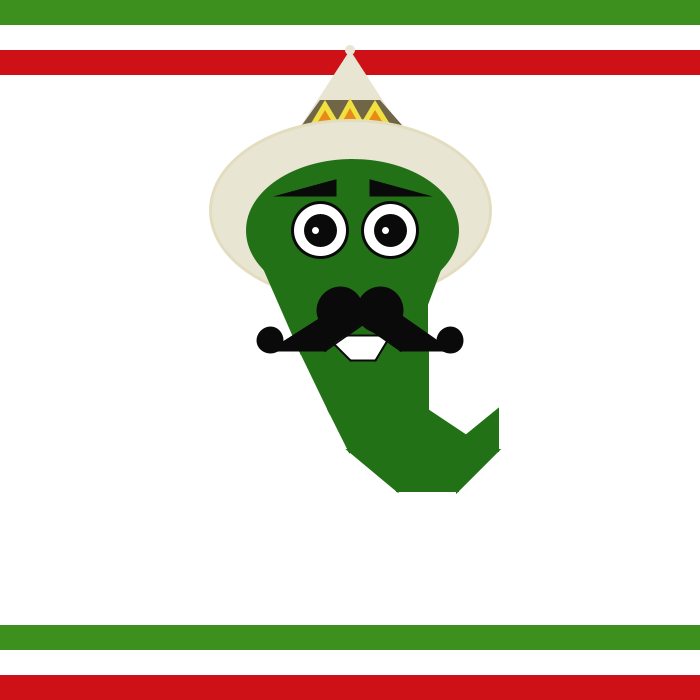
Frame 1 (no input)
Frame 60 (the mouse pressed at the canvas centre just before this capture): identical to frame 1, image omitted
Frame 120 (the mouse held since frame 60 and released just before this capture): identical to frame 1, image omitted

The Processing sketch that drew this single still picture (run headless with seeded random() and noise(); from frame 60 on, the mouse is pressed at the canvas centre):

// Processing sketch: processing_167383
// ── processing_167383.pde

void setup()
{
  size (700,700);
    background (#FFFFFF);
  fill (#3D901D);
  noStroke();
  rect (0,0,700,25);
  rect (0,625, 700,25);
  fill (#CE1117);
  rect (0,50,700,25);
  rect (0,675,700,25);
  fill (#E8E5D3);
  fill (#E8E5D3);
  noStroke();
triangle (350, 50, 285, 150, 415, 150);
ellipse (350, 50, 10,10);
ellipse (350, 210, 280, 180);
fill (#716547);
rect  (320, 100, 60,25);
triangle (320,100, 302,125, 320,130);
triangle (380,100, 380,155, 402,125);
fill (#F0E141);
triangle (325, 100, 310, 125, 340, 125);
triangle (350,98, 335,125,365,125);
triangle (375, 100, 360,125, 390,124);
fill (#E88A17);
triangle (325, 110, 310, 135, 340, 135);
triangle (350,108, 335,135,365,135);
triangle (375, 110, 360,135, 390,134);
 fill (#E8E5D3);
 stroke (#E3DDC0);
 strokeWeight(3);
ellipse (350, 210, 280, 180);
fill(#227117);
  stroke (#227117);
ellipse (352, 230, 210, 140);
triangle (265, 270, 315,270,300,350);
rect (300,270, 126,80);
triangle (415, 240, 450, 240, 420, 320);
triangle (300,350, 349, 350, 329, 410);
rect (330, 350, 97, 60);
triangle (329, 410, 369, 410, 349, 450);
rect (349, 410,77,40);
triangle (427, 410, 487, 450, 427, 450);
triangle (497, 410, 448,450, 497, 450);
triangle (349,450, 407, 450, 397, 490);
rect (397, 450, 60,40);
triangle (457,450, 497,450, 457, 490);
fill (#FFFFFF);
stroke (#0A0A0A);
ellipse (320,230, 55,55); 
ellipse (390, 230, 55,55);
  fill (#0A0A0A); 
  ellipse (320, 230,30,30);
  ellipse (390,230,30,30);
fill (#FFFFFF);
ellipse (315,230,10,10);
ellipse (385,230,10,10);
fill (#FFFFFF);
noStroke();
rect (350, 335, 25,25);
triangle (325,335,350,335,350,360);
triangle (390,335,375,335,375,360);
stroke (#0A0A0A);
strokeWeight (2);
line (325,335,390,335);
line (390, 335, 375,360);
line (375,360,350,360);
line (325,335,350,360);
  fill (#0A0A0A); 
  ellipse (340, 310, 45,45);
  ellipse (380, 310, 45,45);
  triangle (375, 315, 325,315, 325,350);
  triangle (325, 315, 325, 350, 270, 350);
  ellipse (270, 340, 25,25);
  triangle (350, 315, 400, 315, 400, 350);
  triangle (400, 315, 400,350, 450,350);
  ellipse (450,340,25,25);
  triangle (335, 180, 280, 195, 335,195);
  triangle (370, 180, 425, 195, 370,195);
}
void draw ()
{
  
}  
  void keyPressed()
{
  background (#FFFFFF);
  fill (#3D901D);
  noStroke();
  rect (0,0,700,25);
  rect (0,625, 700,25);
  fill (#CE1117);
  rect (0,50,700,25);
  rect (0,675,700,25);
  fill (#E8E5D3);
  fill (#E8E5D3);
  fill (#E8E5D3);
  noStroke();
  triangle (350,5,180, 230,500,230);
  ellipse (350, 10, 8,8);
  fill (#716547);
  rect (302, 70, 90, 30);
  triangle (302, 70, 302, 100, 272,112);
  triangle (392, 70, 392,100, 422, 110);
  fill (#F0E141);
  triangle (312, 70, 290, 108, 334, 108);
  triangle ( 350, 68, 329,108, 373,108);
  triangle (384, 70, 367, 108, 409,108);
  fill (#E88A17);
  triangle (312, 80, 290, 118, 334, 118);
  triangle ( 350, 78, 329,118, 373,118);
  triangle (384, 80, 367, 118, 409,118);
  fill (#E8E5D3);
  ellipse (350,235, 430,270);
  fill(#E31B1B);
  stroke (#E31B1B);
  ellipse (350, 280, 290, 220);
  triangle (210, 310, 290, 280, 270, 450);
  rect (270, 300, 185, 150);
  triangle (450, 330, 480, 328, 450, 390);
  triangle (270,450, 320, 450, 303, 530);
  rect (303, 450, 152,80);
  triangle (303, 530, 353, 530, 325, 580);
  rect (325,515, 130,65);
  triangle (455,528, 455,583, 505, 583);
  triangle (325, 580, 370, 580, 370, 630);
  rect (370, 580,145,51);
  triangle (370, 630, 420, 630, 420, 665);
  rect (420, 630, 65, 35);
  triangle (515, 581, 515, 632, 560, 580);
  triangle (490, 580, 560, 580, 560, 530);
  triangle (485, 630, 485, 665, 517, 630);
  fill (#FFFFFF);
    noStroke();
  rect (345, 450, 35,39);
  triangle (315, 450, 345, 450, 345, 490);
  triangle (380, 450, 380,490, 405,450);
  stroke (#0A0A0A);
  strokeWeight (3);
  line (325, 450, 385, 450);
  line (315, 450, 345,490);
  line (345, 490, 380,490);
  line (380,490,405,450);
  ellipse ( 300, 280, 80,80);
  ellipse (400, 280, 80,80);
  fill (#0A0A0A); 
  ellipse (320, 400, 75,75);
  ellipse (390, 400, 75, 75);
  triangle (320, 410, 320, 460, 360, 410);
  triangle (320, 410, 320, 460, 210, 460);
  ellipse (212, 440, 40, 40);
  triangle (350, 410, 390, 460, 390,410);
  triangle (390, 410, 390, 460, 500, 460);
  ellipse (500, 440, 40,40);
  ellipse (300, 280, 50,50);
  ellipse (400, 280, 50,50);
   triangle (330, 210, 330, 230, 260, 230);
   triangle (370, 210, 370, 230, 440, 230);
  fill (#FFFFFF);
  ellipse (290, 270, 15,15);
  ellipse (390, 270, 15,15);
}
void mousePressed ()
{fill (#3D901D);
  noStroke();
  rect (0,0,700,25);
  rect (0,625, 700,25);
  fill (#CE1117);
  rect (0,50,700,25);
  rect (0,675,700,25);
  fill (#E8E5D3);
  noStroke();
  triangle (350,5,180, 230,500,230);
  ellipse (350, 10, 8,8);
  fill (#716547);
  rect (302, 70, 90, 30);
  triangle (302, 70, 302, 100, 272,112);
  triangle (392, 70, 392,100, 422, 110);
  fill (#F0E141);
  triangle (312, 70, 290, 108, 334, 108);
  triangle ( 350, 68, 329,108, 373,108);
  triangle (384, 70, 367, 108, 409,108);
  fill (#E88A17);
  triangle (312, 80, 290, 118, 334, 118);
  triangle ( 350, 78, 329,118, 373,118);
  triangle (384, 80, 367, 118, 409,118);
  fill (#E8E5D3);
   stroke (#E3DDC0);
 strokeWeight(5);
  ellipse (350,235, 430,270);
  fill(#227117);
  stroke (#227117);
  ellipse (350, 280, 290, 220);
  triangle (210, 310, 290, 280, 270, 450);
  rect (270, 300, 185, 150);
  triangle (450, 330, 480, 328, 450, 390);
  triangle (270,450, 320, 450, 303, 530);
  rect (303, 450, 152,80);
  triangle (303, 530, 353, 530, 325, 580);
  rect (325,515, 130,65);
  triangle (455,528, 455,583, 505, 583);
  triangle (325, 580, 370, 580, 370, 630);
  rect (370, 580,145,51);
  triangle (370, 630, 420, 630, 420, 665);
  rect (420, 630, 65, 35);
  triangle (515, 581, 515, 632, 560, 580);
  triangle (490, 580, 560, 580, 560, 530);
  triangle (485, 630, 485, 665, 517, 630);
  fill (#FFFFFF);
  noStroke();
  rect (345, 450, 35,39);
  triangle (315, 450, 345, 450, 345, 490);
  triangle (380, 450, 380,490, 405,450);
  stroke (#0A0A0A);
  strokeWeight (3);
  line (325, 450, 385, 450);
  line (315, 450, 345,490);
  line (345, 490, 380,490);
  line (380,490,405,450);
  ellipse ( 300, 280, 80,80);
  ellipse (400, 280, 80,80);
  fill (#0A0A0A); 
  ellipse (320, 400, 75,75);
  ellipse (390, 400, 75, 75);
  triangle (320, 410, 320, 460, 360, 410);
  triangle (320, 410, 320, 460, 210, 460);
  ellipse (212, 440, 40, 40);
  triangle (350, 410, 390, 460, 390,410);
  triangle (390, 410, 390, 460, 500, 460);
  ellipse (500, 440, 40,40);
  ellipse (300, 280, 50,50);
  ellipse (400, 280, 50,50);
   triangle (330, 210, 330, 230, 260, 230);
   triangle (370, 210, 370, 230, 440, 230);
  fill (#FFFFFF);
  ellipse (290, 270, 15,15);
  ellipse (390, 270, 15,15);
}
